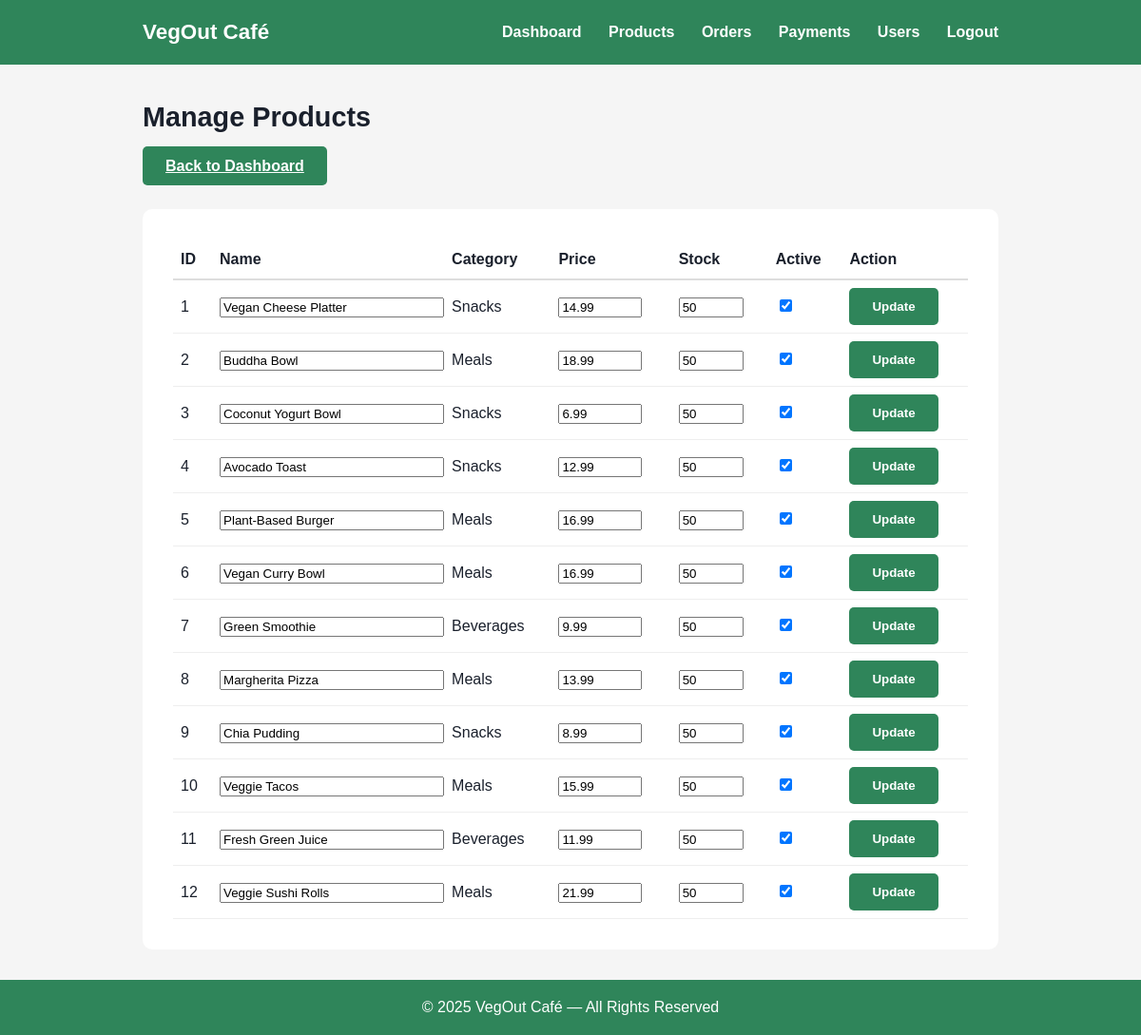
/admin/products.php (signed in), run on the app's committed database.
### tables this page shows
CREATE TABLE `products` (
  `product_id` int(11) NOT NULL,
  `seller_id` int(11) DEFAULT NULL,
  `category_id` int(11) DEFAULT NULL,
  `name` varchar(150) DEFAULT NULL,
  `description` text DEFAULT NULL,
  `price` decimal(10,2) DEFAULT NULL,
  `stock_qty` int(11) DEFAULT NULL,
  `is_active` tinyint(1) DEFAULT 1,
  `created_at` datetime DEFAULT current_timestamp(),
  `updated_at` datetime DEFAULT NULL ON UPDATE current_timestamp()
);

CREATE TABLE `categories` (
  `category_id` int(11) NOT NULL,
  `parent_id` int(11) DEFAULT NULL,
  `name` varchar(100) DEFAULT NULL,
  `description` text DEFAULT NULL
);

### config/session.php (called while the page is built, shortened)
<?php
function getUser() {
    return $_SESSION ?? null;
}

### admin/products.php (the view, shortened to what this page needs)
<?php
require_once '../config/session.php';
$db = getDB();
$products_result = $db->query("SELECT p.*, c.name as category_name FROM products p JOIN categories c ON p.category_id = c.category_id ORDER BY p.product_id");
$products = $products_result ? $products_result->fetch_all(MYSQLI_ASSOC) : [];
include '../includes/header.php';
?>
<div class="container" style="min-height: calc(100vh - 200px);">
    <h2>Manage Products</h2>
    <a href="dashboard.php" class="btn">Back to Dashboard</a>
    <div style="background:white;padding:2rem;border-radius:10px;margin-top:2rem;">
        <?php if (empty($products)): ?>
            <div style="text-align:center;padding:3rem;color:var(--text-light);">
                <h3>No Products Yet</h3>
                <p>Products will appear here once they are added to the database.</p>
            </div>
        <?php else: ?>
        <table style="width:100%;border-collapse:collapse;">
            <thead>
                <tr style="border-bottom:2px solid #ddd;">
                    <th style="padding:0.5rem;text-align:left;">ID</th>
                    <th style="padding:0.5rem;text-align:left;">Name</th>
                    <th style="padding:0.5rem;text-align:left;">Category</th>
                    <th style="padding:0.5rem;text-align:left;">Price</th>
                    <th style="padding:0.5rem;text-align:left;">Stock</th>
                    <th style="padding:0.5rem;text-align:left;">Active</th>
                    <th style="padding:0.5rem;text-align:left;">Action</th>
                </tr>
            </thead>
            <tbody>
                <?php foreach ($products as $product): ?>
                <tr style="border-bottom:1px solid #eee;">
                    <form method="POST">
                        <td style="padding:0.5rem;"><?= $product['product_id'] ?></td>
                        <td style="padding:0.5rem;"><input type="text" name="name" value="<?= htmlspecialchars($product['name']) ?>" style="width:100%;"></td>
                        <td style="padding:0.5rem;"><?= htmlspecialchars($product['category_name']) ?></td>
                        <td style="padding:0.5rem;"><input type="number" step="0.01" name="price" value="<?= $product['price'] ?>" style="width:80px;"></td>
                        <td style="padding:0.5rem;"><input type="number" name="stock" value="<?= $product['stock_qty'] ?>" style="width:60px;"></td>
                        <td style="padding:0.5rem;"><input type="checkbox" name="is_active" <?= $product['is_active'] ? 'checked' : '' ?>></td>
                        <td style="padding:0.5rem;"><button type="submit" class="btn">Update</button></td>
                    </form>
                </tr>
                <?php endforeach; ?>
            </tbody>
        </table>
        <?php endif; ?>
    </div>
</div>
<?php include '../includes/footer.php'; ?>

### includes/header.php (shortened to what this page needs)
<?php
require_once __DIR__ . '/../config/session.php';
$user = getUser();
$is_admin = isset($user['role']) && $user['role'] === 'admin';
?>
<!DOCTYPE html>
<html lang="en">
<head>
    <link rel="stylesheet" href="/vegout-cafe/assets/css/style.css">
</head>
<body>
    <header>
        <div style="max-width: 900px; width: 100%; display: flex; justify-content: space-between; align-items: center;">
            <div class="logo"><a href="/vegout-cafe/index.php" style="color:white;text-decoration:none;">VegOut Café</a></div>
            <nav aria-label="Main navigation">
                <?php if ($is_admin): ?>
                    <a href="/vegout-cafe/admin/dashboard.php">Dashboard</a>
                    <a href="/vegout-cafe/admin/products.php">Products</a>
                    <a href="/vegout-cafe/admin/orders.php">Orders</a>
                    <a href="/vegout-cafe/admin/payments.php">Payments</a>
                    <a href="/vegout-cafe/admin/users.php">Users</a>
                    <a href="/vegout-cafe/pages/logout.php">Logout</a>
                <?php endif; ?>
            </nav>
        </div>
    </header>

### includes/footer.php
    <footer>
        © 2025 VegOut Café — All Rights Reserved
    </footer>
</body>
</html>

### assets/css/style.css (style rules this page uses)
:root { --primary: #2f855a; --primary-dark: #276749; --bg: #f5f5f5; --text-dark: #1a202c; --text-light: #4a5568; --radius: 10px; }
body { margin: 0; font-family: Arial, sans-serif; background-color: var(--bg); color: var(--text-dark); line-height: 1.6; }
header { background-color: var(--primary); padding: 1rem 2rem; display: flex; justify-content: center; align-items: center; }
.logo { font-size: 1.4rem; font-weight: bold; color: white; }
nav a { margin-left: 1.5rem; text-decoration: none; color: white; font-weight: bold; }
.container { max-width: 900px; margin: 2rem auto; padding: 0 2rem; }
h2 { margin-bottom: 1rem; font-size: 1.8rem; }
footer { background: var(--primary); color: white; text-align: center; padding: 1rem; }
.btn { background: var(--primary); color: white; padding: 0.75rem 1.5rem; border: none; border-radius: 5px; cursor: pointer; font-weight: bold; }

### data on the page
products: product_id "1", name "Vegan Cheese Platter", category.name "Snacks", price "14.99", stock "50", is_active "☑"
products: product_id "2", name "Buddha Bowl", category.name "Meals", price "18.99", stock "50", is_active "☑"
products: product_id "3", name "Coconut Yogurt Bowl", category.name "Snacks", price "6.99", stock "50", is_active "☑"
products: product_id "4", name "Avocado Toast", category.name "Snacks", price "12.99", stock "50", is_active "☑"
products: product_id "5", name "Plant-Based Burger", category.name "Meals", price "16.99", stock "50", is_active "☑"
products: product_id "6", name "Vegan Curry Bowl", category.name "Meals", price "16.99", stock "50", is_active "☑"
products: product_id "7", name "Green Smoothie", category.name "Beverages", price "9.99", stock "50", is_active "☑"
products: product_id "8", name "Margherita Pizza", category.name "Meals", price "13.99", stock "50", is_active "☑"
products: product_id "9", name "Chia Pudding", category.name "Snacks", price "8.99", stock "50", is_active "☑"
products: product_id "10", name "Veggie Tacos", category.name "Meals", price "15.99", stock "50", is_active "☑"
products: product_id "11", name "Fresh Green Juice", category.name "Beverages", price "11.99", stock "50", is_active "☑"
products: product_id "12", name "Veggie Sushi Rolls", category.name "Meals", price "21.99", stock "50", is_active "☑"
